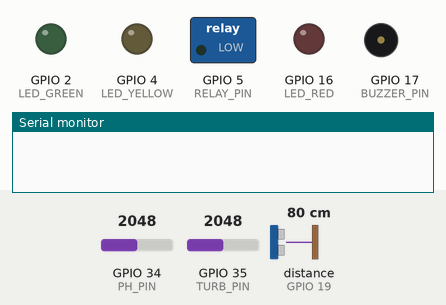
The sketch below on a simulated ESP32. Shown: switched loads named in the sketch (green lamp = pin HIGH), output pins drawn as LEDs (lit = HIGH), buzzer (waves = sounding, pin HIGH), the last lines printed to the serial monitor. Wiring (inferred from the names in the program): ultrasonic range finder: trigger GPIO 18; echo GPIO 19. The test bench sets the inputs (shaded band); at power-on: distance to the obstacle (sensor on GPIO 19) 80 cm, GPIO 34 (PH_PIN) = 2048, GPIO 35 (TURB_PIN) = 2048. The echo pulse lasts 58.3 µs per cm; WiFi joins after 1.5 s; servers stay silent unless stated; pins used as bus, display or sensor lines are not drawn.

Above: at 3.0 s.
3.1 s: distance to the obstacle (sensor on GPIO 19) set to 6 cm
At 3.88 s:
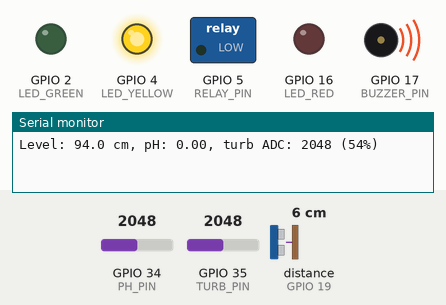
6.6 s: distance to the obstacle (sensor on GPIO 19) set to 3 cm
At 9.5 s:
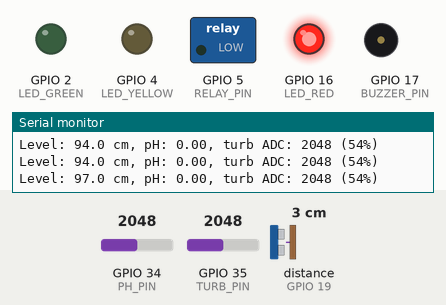
10.1 s: distance to the obstacle (sensor on GPIO 19) set to 9 cm
At 13.0 s:
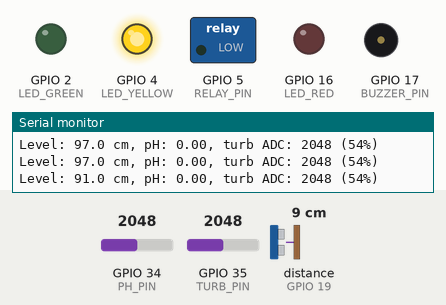
Timing chart, 0 to 19.6 s (numbered marks = the images above; inputs shaded):
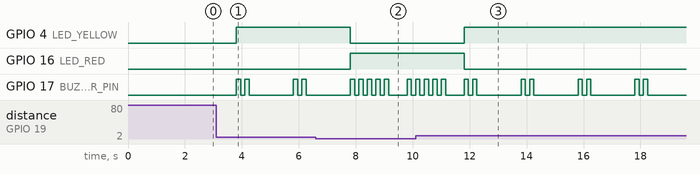

Measured:
- the behaviour switches between 5 and 4 cm on distance to the obstacle (sensor on GPIO 19) (found by bisection; images 1 and 2)
- after the input at 6.6 s, GPIO 4 (LED_YELLOW): HIGH → LOW after 1.2 s; GPIO 16 (LED_RED): LOW → HIGH after 1.2 s
- after the input at 10.1 s, GPIO 4 (LED_YELLOW): LOW → HIGH after 1.7 s; GPIO 16 (LED_RED): HIGH → LOW after 1.7 s

The sketch:

code.ino
```cpp
/* ESP32 Water Level & Quality -> Blynk
   - Ultrasonic HC-SR04
   - pH (analog)
   - Turbidity (analog)
   - Relay for pump (controlled by dashboard V1)
   - Values sent to Blynk virtual pins V2 (level), V3 (gauge), V4 (pH), V5 (turbidity)
   - Notifications via Blynk.notify on alarms

   Calibrate PH and turbidity constants for your sensors.
*/

#define BLYNK_PRINT Serial
#include <WiFi.h>
#include <BlynkSimpleEsp32.h>

char auth[] = "YOUR_BLYNK_AUTH_TOKEN";     // <-- put your Blynk auth token
char ssid[] = "YOUR_WIFI_SSID";
char pass[] = "YOUR_WIFI_PASSWORD";

/* ----------------- PIN ASSIGNMENTS ----------------- */
// Ultrasonic
const int TRIG_PIN = 18;
const int ECHO_PIN = 19;

// Analog sensors (ESP32 ADC1 pins)
const int PH_PIN = 34;    // ADC1_CH6
const int TURB_PIN = 35;  // ADC1_CH7

// Relay
const int RELAY_PIN = 5;

// LEDs / Buzzer (optional)
const int LED_RED = 16;
const int LED_YELLOW = 4;
const int LED_GREEN = 2;
const int BUZZER_PIN = 17;

/* ----------------- PARAMETERS ----------------- */
const float TANK_DEPTH_CM = 100.0;         // set to your tank depth
const float LEVEL_LOW_THRESHOLD_CM = 10.0; // low-water alarm
const float LEVEL_OVERFLOW_THRESHOLD_CM = TANK_DEPTH_CM - 5.0; // near top

// ADC scaling for ESP32: analogRead returns 0-4095 (0..Vref~3.3V)
const int ADC_MAX = 4095;
const float ADC_VREF = 3.3;

// pH calibration (example, must calibrate)
const float PH_OFFSET = 2.5;   // example offset
const float PH_SLOPE = -3.0;   // example slope

// Turbidity calibration raw->% (example)
const int TURB_CLEAN_ADC = 300;
const int TURB_DIRTY_ADC = 3500;

/* ----------------- Timers ----------------- */
unsigned long lastReadMs = 0;
const unsigned long READ_INTERVAL_MS = 2000; // 2 seconds between sensor reads

// For rate-limiting notifications
unsigned long lastNotifyMs = 0;
const unsigned long NOTIFY_COOLDOWN_MS = 30UL * 60UL * 1000UL; // 30 min

// Blynk virtual pins
#define VPIN_POWER   V1
#define VPIN_LEVELNUM V2
#define VPIN_LEVELGAUGE V3
#define VPIN_PH V4
#define VPIN_TURB V5

// store pump state
bool pumpOn = false;

/* ----------------- setup ----------------- */
BlynkTimer timer;

void setup() {
  Serial.begin(115200);
  pinMode(TRIG_PIN, OUTPUT);
  pinMode(ECHO_PIN, INPUT);
  pinMode(RELAY_PIN, OUTPUT);
  pinMode(LED_RED, OUTPUT);
  pinMode(LED_YELLOW, OUTPUT);
  pinMode(LED_GREEN, OUTPUT);
  pinMode(BUZZER_PIN, OUTPUT);

  digitalWrite(RELAY_PIN, LOW); // pump off (active HIGH assumed)
  digitalWrite(LED_RED, LOW);
  digitalWrite(LED_YELLOW, LOW);
  digitalWrite(LED_GREEN, LOW);
  digitalWrite(BUZZER_PIN, LOW);

  // connect to WiFi + Blynk
  Blynk.begin(auth, ssid, pass);

  // schedule recurring sensor reads
  timer.setInterval(READ_INTERVAL_MS, readAndSendSensors);
}

/* ----------------- Blynk handler: remote power button ----------------- */
// Write handler for virtual pin V1 (switch) - sets pump state
BLYNK_WRITE(VPIN_POWER) {
  int value = param.asInt(); // 0 or 1
  pumpOn = (value == 1);
  digitalWrite(RELAY_PIN, pumpOn ? HIGH : LOW);
  updateLedByPump(pumpOn);
  // ack back the numeric label or status if you want:
  Blynk.virtualWrite(VPIN_POWER, pumpOn ? 1 : 0);
}

/* ----------------- core loop ----------------- */
void loop() {
  Blynk.run();
  timer.run();
}

/* ----------------- sensor + send ----------------- */
void readAndSendSensors() {
  float distanceCm = readUltrasonicCm();
  float levelCm = TANK_DEPTH_CM - distanceCm;
  if (levelCm < 0) levelCm = 0;
  if (levelCm > TANK_DEPTH_CM) levelCm = TANK_DEPTH_CM;

  float phValue = readPH();
  int turbAdc = analogRead(TURB_PIN);
  float turbPercent = map(turbAdc, TURB_CLEAN_ADC, TURB_DIRTY_ADC, 0, 100);
  turbPercent = constrain(turbPercent, 0, 100);

  // send to dashboard
  Blynk.virtualWrite(VPIN_LEVELNUM, levelCm);       // text value
  Blynk.virtualWrite(VPIN_LEVELGAUGE, levelCm);     // gauge expects numeric
  Blynk.virtualWrite(VPIN_PH, phValue);
  Blynk.virtualWrite(VPIN_TURB, turbPercent);

  Serial.printf("Level: %.1f cm, pH: %.2f, turb ADC: %d (%.0f%%)\n",
                levelCm, phValue, turbAdc, turbPercent);

  // status LEDs and alarms
  handleStatusAndAlarms(levelCm, phValue, turbPercent);
}

/* ----------------- ultrasonic read ----------------- */
float readUltrasonicCm() {
  digitalWrite(TRIG_PIN, LOW);
  delayMicroseconds(2);
  digitalWrite(TRIG_PIN, HIGH);
  delayMicroseconds(10);
  digitalWrite(TRIG_PIN, LOW);

  long duration = pulseIn(ECHO_PIN, HIGH, 30000); // timeout 30 ms
  if (duration == 0) return TANK_DEPTH_CM; // no echo -> assume empty

  float distanceCm = (duration / 2.0) * 0.0343; // cm (speed ~343 m/s)
  return distanceCm;
}

/* ----------------- pH reading (simple) ----------------- */
float readPH() {
  int raw = analogRead(PH_PIN);
  float voltage = (raw / (float)ADC_MAX) * ADC_VREF;
  float ph = PH_OFFSET + PH_SLOPE * voltage;
  ph = constrain(ph, 0.0, 14.0);
  return ph;
}

/* ----------------- alarms & status ----------------- */
void handleStatusAndAlarms(float levelCm, float phValue, float turbPercent) {
  // Pump-led logic: if pumpOn show green, else yellow for idle
  updateLedByPump(pumpOn);

  unsigned long now = millis();

  if (levelCm >= LEVEL_OVERFLOW_THRESHOLD_CM) {
    // overflow - red LED + buzzer + notify
    digitalWrite(LED_RED, HIGH);
    digitalWrite(LED_YELLOW, LOW);
    digitalWrite(LED_GREEN, LOW);
    buzz(3);
    if (now - lastNotifyMs > NOTIFY_COOLDOWN_MS) {
      lastNotifyMs = now;
      Blynk.notify("ALERT: Tank near overflow.");
    }
  } else if (levelCm <= LEVEL_LOW_THRESHOLD_CM) {
    // low - notify
    if (now - lastNotifyMs > NOTIFY_COOLDOWN_MS) {
      lastNotifyMs = now;
      Blynk.notify("ALERT: Water level low.");
    }
  }

  if (phValue < 6.5 || phValue > 8.5) {
    if (now - lastNotifyMs > NOTIFY_COOLDOWN_MS) {
      lastNotifyMs = now;
      Blynk.notify(String("ALERT: pH out of range: ") + String(phValue,1));
    }
    buzz(2);
  }

  if (turbPercent > 60.0) {
    if (now - lastNotifyMs > NOTIFY_COOLDOWN_MS) {
      lastNotifyMs = now;
      Blynk.notify(String("ALERT: High turbidity: ") + String((int)turbPercent) + "%");
    }
    buzz(2);
  }
}

void updateLedByPump(bool on) {
  if (on) {
    digitalWrite(LED_GREEN, HIGH);
    digitalWrite(LED_YELLOW, LOW);
    digitalWrite(LED_RED, LOW);
  } else {
    digitalWrite(LED_GREEN, LOW);
    digitalWrite(LED_YELLOW, HIGH);
    digitalWrite(LED_RED, LOW);
  }
}

void buzz(int times) {
  for (int i=0; i<times; ++i) {
    digitalWrite(BUZZER_PIN, HIGH);
    delay(150);
    digitalWrite(BUZZER_PIN, LOW);
    delay(150);
  }
}
```
